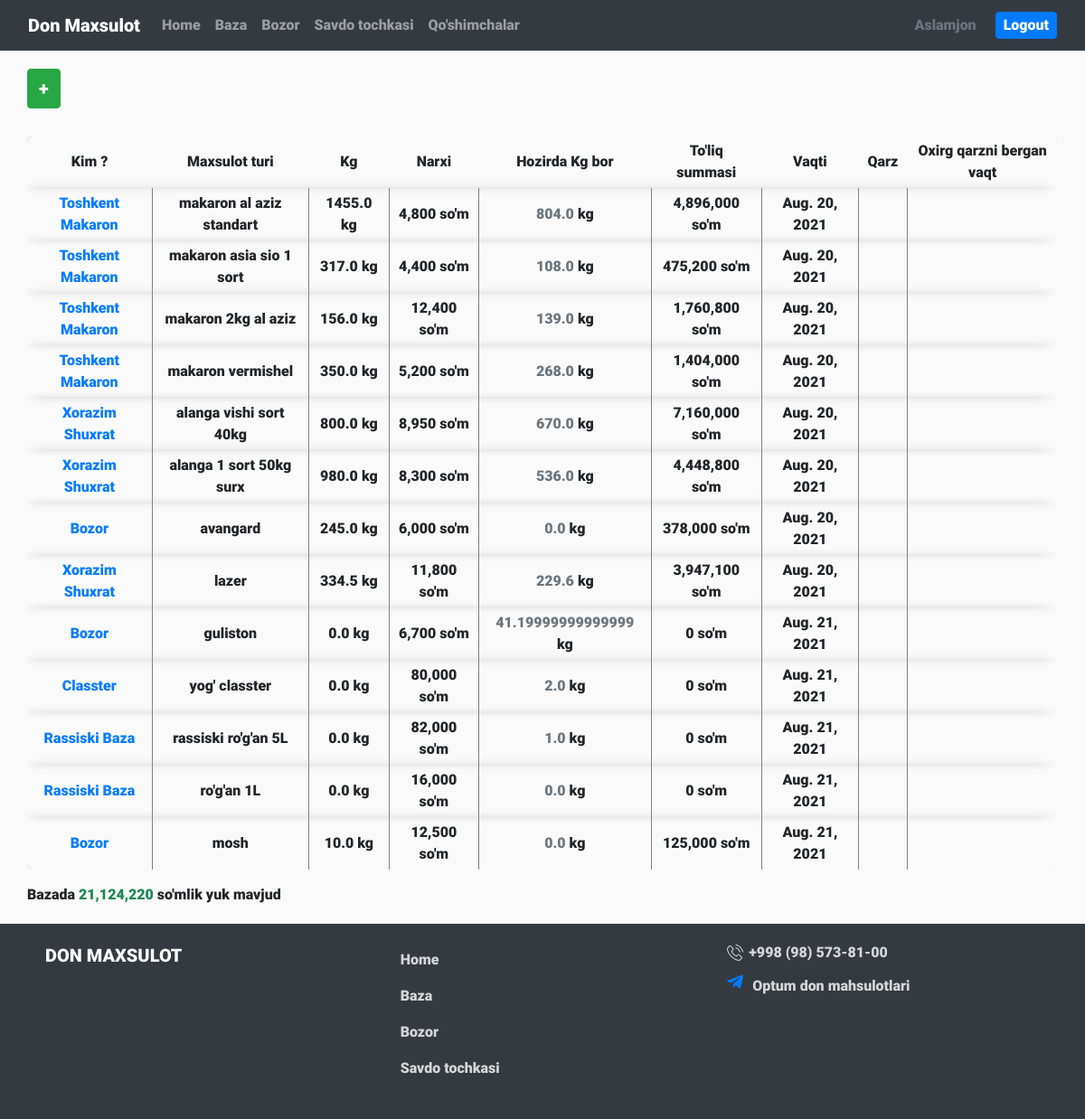
/baza/ (signed in), run on an earlier commit of the app's database.
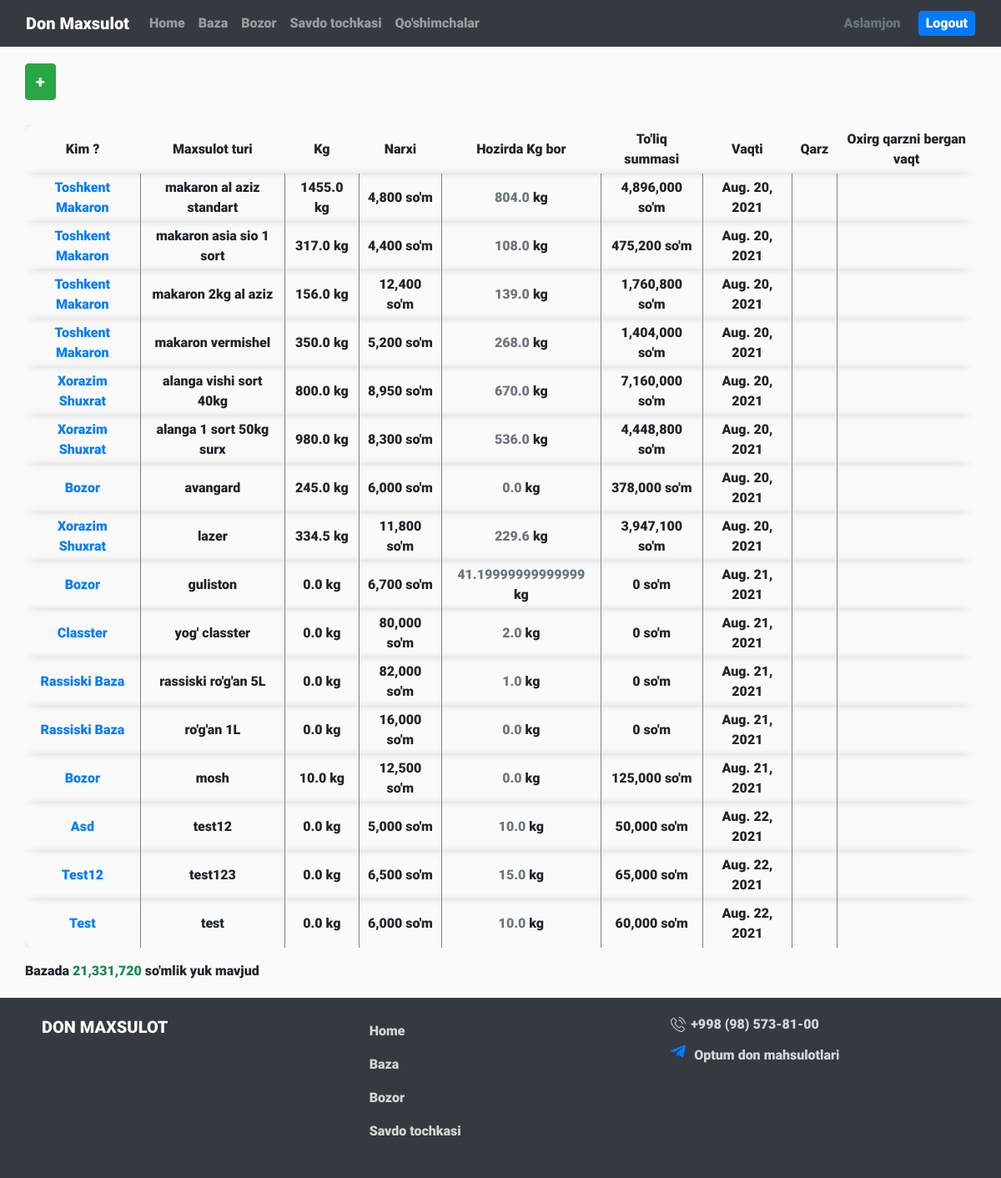
And on a later commit of the database.
### home/models.py (models this page shows)
class Baza(models.Model):
    typeOfProduct = models.TextField()
    kgOrg = models.FloatField(default=0)
    kg = models.FloatField(default=0)
    price = models.IntegerField(default=0)
    totalSum = models.IntegerField(default=0, blank=True)
    date = models.DateField(null=True, auto_now_add=True)
    byWhom = models.TextField(default="")
    debt = models.BooleanField(null=True, default=False)
    changed = models.BooleanField(null=True, default=False)
    debtSum = models.IntegerField(null=True, default=0)
    lastLendDebt = models.IntegerField(null=True, default=0)
    oxirgiQarzBerganVaqti = models.DateField(null=True, auto_now_add=False)
    totalLend = models.IntegerField(null=True, default=0)

### home/views.py (the view, shortened to what this page needs)
# urls.py: path('baza/', baza, name='baza'),
def baza(request):
    def getDataFromBaza():
        return Baza.objects.all()
    sendToTemplateForAdmin = {
        'bazaForm': BazaForm,
        'getBaza': getDataFromBaza(),
        'residue': 0
    }
    for item in getDataFromBaza():
        sendToTemplateForAdmin['residue'] += (item.kgOrg * item.price)
    sendToTemplateForAdmin['residue'] = int(sendToTemplateForAdmin['residue'])
    if (request.method == 'GET'):
        return checkIsAdmin(request, 'html/realBaza.html',sendToTemplateForAdmin, {})

### home/templatetags/indexObj.py (called while the page is built)
@register.simple_tag
def length(data):
    return len(data)

### home/views.py (called while the page is built)
def checkIsAdmin(request, html, sendObjToAdmin, sendObjToAnonimUser):
    getAdmins = Admins.objects.all()
    global admins
    admins = []
    for i in getAdmins:
        admins.append(i.name)
    if request.user.username in admins:
        sendObjToAdmin['isAdmin'] = True
        return render(request, html, sendObjToAdmin)
    else:
        if request.user.username in agentsList:
            sendObjToAnonimUser['isAgent'] = True
            return render(request, html, sendObjToAnonimUser)
        sendObjToAnonimUser['isAdmin'] = False
        return render(request, html, sendObjToAnonimUser)

### home/templates/html/realBaza.html (shortened to what this page needs)
{% extends 'html/base.html' %}
{% load static %}
{% load indexObj %}
{% block content %}
<div class="baza containerCustom">
    {% if user.is_authenticated and isAdmin %}
    <button type="button" class="btn btn-success fs-20" data-toggle="modal" data-target="#myModal">
        +
    </button>
    <div class="outBazaTable">
        {% length getBaza as len %}
        {% if not len == 0 %}
        <table>
            <tr>
                <th>Kim ?</th>
                <th>Maxsulot turi</th>
                <th>Kg</th>
                <th>Narxi</th>
                <th>Hozirda Kg bor</th>
                <th>To'liq summasi</th>
                <th>Vaqti</th>
                <th>Qarz</th>
                <th>Oxirg qarzni bergan vaqt</th>
            </tr>
            {% for item in getBaza %}
            <tr>
                <td><a class="openEdit text-capitalize" href="{% url 'editBaza' item.id %}">{{item.byWhom}}</a></td>
                <td>{{item.typeOfProduct}}</td>
                <td><span class="">{{item.kg}}</span> kg</td>
                <td><span class="numMusk">{{item.price}}</span> so'm</td>
                <td><span class="text-secondary">{{item.kgOrg}}</span> kg</td>
                <td><span class="numMusk">{{item.totalSum}}</span> so'm</td>
                <td>{{item.date}}</td>
                <td>
                </td>
                <td>
                </td>
            </tr>
            {% endfor %}
        </table>
        {% else %}
        <div class="text-primary">Bazaga ma'lumot kiritilmaganligi uchun jadval vaqtincha sizga ko'rinmaydi</div>
        {% endif %}
    </div>
    <div class="totalSumInBaza mt-3">Bazada <span class="numMusk bd-green">{{residue}}</span> so'mlik yuk mavjud</div>
    {% else %}
    <div class="text-danger">Bu bo'limga vaqat admin kirish huquqiga ega</div>
    <a href="{% url 'home' %}" class="btn btn-outline-success mt-4">Bosh sahifaga qaytish</a>
    {% endif %}
</div>
{% endblock %}

What changed in the data, as far as the page shows it:
added Baza: byWhom "Asd", typeOfProduct "test12", kg "0.0", price "5,000", kgOrg "10.0", totalSum "50,000", date "Aug. 22, 2021"
added Baza: byWhom "Test12", typeOfProduct "test123", kg "0.0", price "6,500", kgOrg "15.0", totalSum "65,000", date "Aug. 22, 2021"
added Baza: byWhom "Test", typeOfProduct "test", kg "0.0", price "6,000", kgOrg "10.0", totalSum "60,000", date "Aug. 22, 2021"
Also different on the page:
{{ residue }}: "21,124,220" → "21,331,720"
